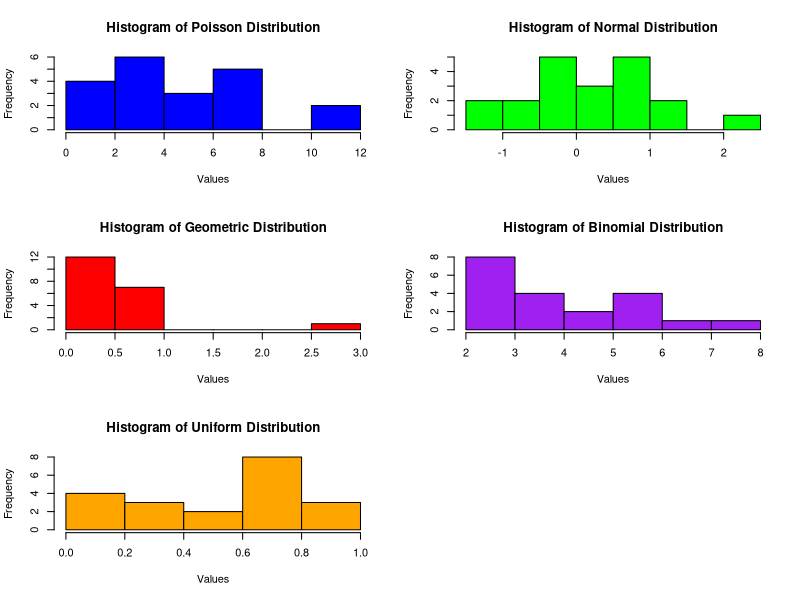

The R source for this figure:
par(mfrow = c(3, 2))

# Generating Poisson Distribution
poisson_dist <- rpois(n = 20, lambda = 5)
cat("Poisson Distribution:\n", poisson_dist, "\n\n")
hist(poisson_dist, main = "Histogram of Poisson Distribution", xlab = "Values", col = "blue")

# Generating Normal Distribution
normal_dist <- rnorm(n = 20, mean = 0, sd = 1)
cat("Normal Distribution:\n", normal_dist, "\n\n")
hist(normal_dist, main = "Histogram of Normal Distribution", xlab = "Values", col = "green")

# Generating Geometric Distribution
geometric_dist <- rgeom(n = 20, prob = 0.5)
cat("Geometric Distribution:\n", geometric_dist, "\n\n")
hist(geometric_dist, main = "Histogram of Geometric Distribution", xlab = "Values", col = "red")

# Generating Binomial Distribution
binomial_dist <- rbinom(n = 20, size = 10, prob = 0.5)
cat("Binomial Distribution:\n", binomial_dist, "\n\n")
hist(binomial_dist, main = "Histogram of Binomial Distribution", xlab = "Values", col = "purple")

# Generating Uniform Distribution
uniform_dist <- runif(n = 20, min = 0, max = 1)
cat("Uniform Distribution:\n", uniform_dist, "\n\n")
hist(uniform_dist, main = "Histogram of Uniform Distribution", xlab = "Values", col = "orange")
